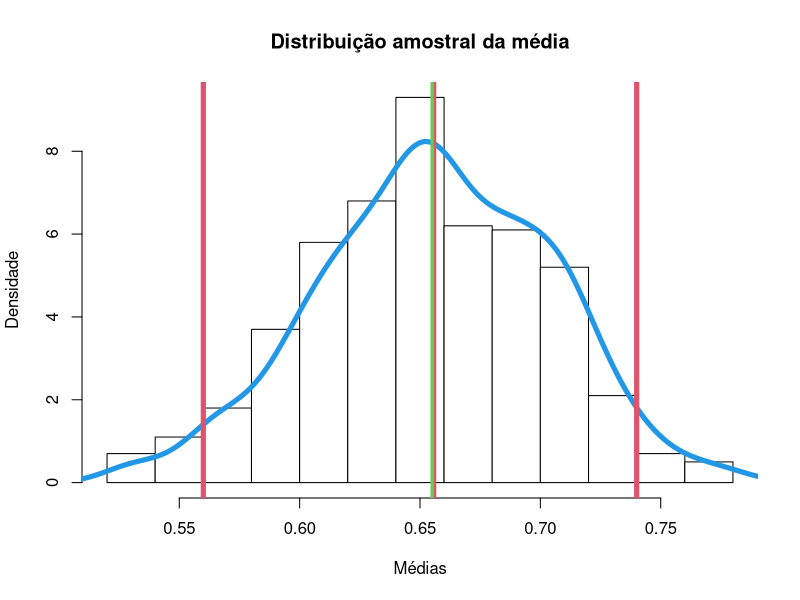

Reproduce this figure in R.

#-----------------------------------------------------------------------
#
# MÉTODOS ESTATÍSTICOS EM PESQUISA CIENTÍFICA - MEPC
# OFERTA 2023
# APOIO COMPUTACIONAL EM LINGUAGEM R
#
#-----------------------------------------------------------------------
# 
# Prof. Lineu Alberto Cavazani de Freitas
# Laboratório de Estatística e Geoinformação
# Departamento de Estatística
# Universidade Federal do Paraná
# URL: https://lineu96.github.io/
#
# AULA 6 - Ilustração distribuição amostral da média
#
#-----------------------------------------------------------------------

## Definindo alguns parâmetros
tamanho_populacao <- 1000
tamanho_amostra <- 100
n_amostras <- 500

## Gerando uma população (pode ser qualquer distribuição)
# populacao <- rnorm(tamanho_populacao, 
#                    mean = 170, 
#                    sd = 10)

populacao <- rpois(tamanho_populacao, 
                    lambda = 170)

populacao <- runif(tamanho_populacao)

 populacao <- rbinom(tamanho_populacao,
                     size = 1,
                     prob = 0.65)


## Coletando diferentes amostras
amostras <- matrix(nrow = tamanho_amostra, 
                   ncol = n_amostras)

for(i in 1:n_amostras) {
  amostras[,i] <- sample(populacao, 
                         size = tamanho_amostra, 
                         replace = TRUE)  
}

amostras <- as.data.frame(amostras)
dim(amostras)

## Calculando a média de cada amostra
medias <- colMeans(amostras)

## Uma estimativa pontual baseada na distribuição amostral
mean(medias)

## Uma estimativa intervalar baseada na distribuição amostral
quantile(medias, probs = c(0.025, 0.975))

## Distribuição amostral de forma gráfica
hist(medias,
     col = 0,
     probability = T,
     xlab = 'Médias', 
     ylab = 'Densidade',
     main = 'Distribuição amostral da média')

lines(density(medias), col = 4, lwd = 5)

abline(v = quantile(medias, 
                    probs = c(0.025, 0.975)),
       col = 2, lwd = 5)

abline(v = mean(medias), col = 2, lwd = 3)

abline(v = mean(populacao), col = 3, lwd = 3)

mean(populacao)

#-----------------------------------------------------------------------
